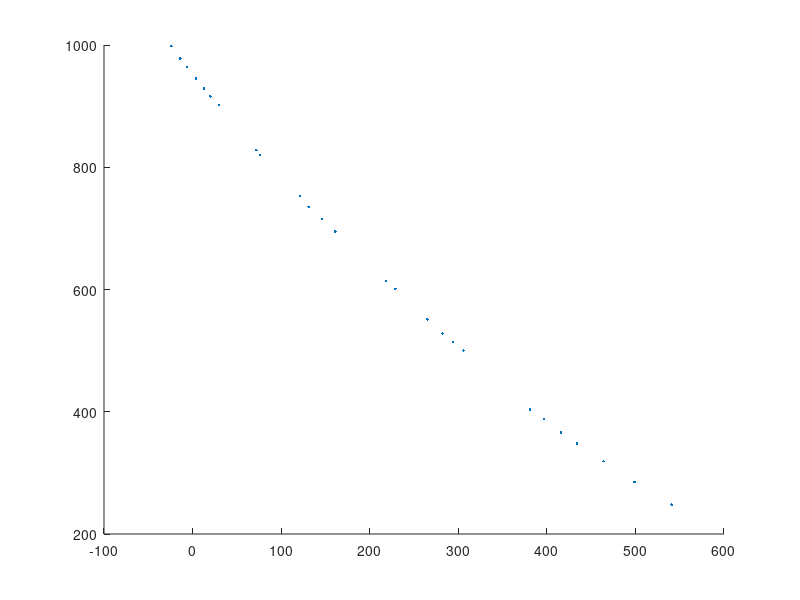
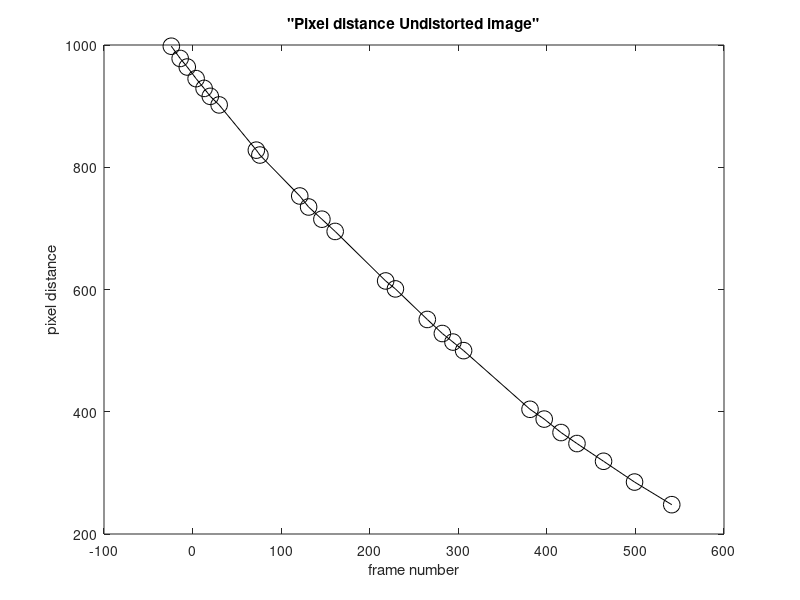
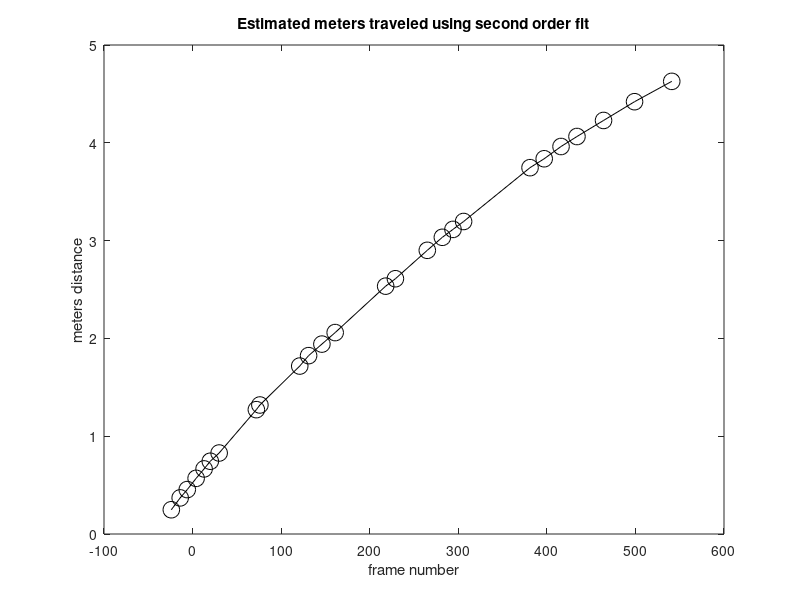
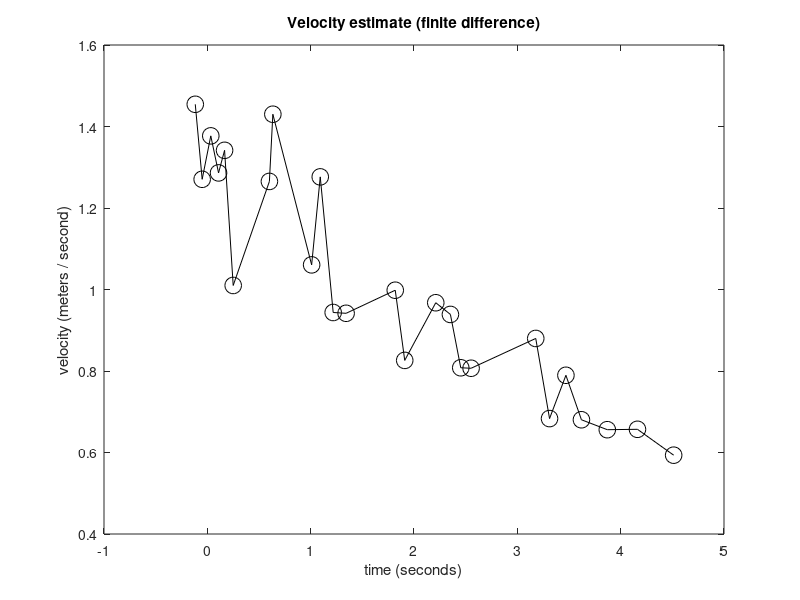

MATLAB code for these plots, in order: (Note: this script raises an error after producing the figures.)
load data.mat


LIGHT_ON_FRAME = 60;
if ~(isempty(LIGHT_ON_FRAME))
  data(:,1) = data(:,1) - LIGHT_ON_FRAME;
end

 
figure
hold on
plot(data(:,1),data(:,2),'.')

% Column 1 is frames, starting from 0
% Column 2 is distance traveled in pixels (x)

% Second order polynomial coefficients, from
% Hero3Calibration/CalibrationScript
p2 = -3.09990751956170e-07;      % Second order coefficient
p1 = -0.00545387283240715;  % First
p0 = 5.99977871157130;      % Constant

data(:,3) = zeros(length(data(:,2)),1);

for i = 1:length(data(:,2))
  
  x = data(i,2);
  data(i,3) = p2*x^2 + p1*x + p0;
  
end




% Plot straight fit from "undistorted image"

figure
plot(data(:,1),data(:,2),'-ko','MarkerSize', 12);
title('"Pixel distance Undistorted image"')
xlabel('frame number') % x-axis label
ylabel('pixel distance') % y-axis label


% Plot mapping to meters using second order fit

figure
plot(data(:,1),data(:,3),'-ko','MarkerSize', 12);
title('Estimated meters traveled using second order fit')
xlabel('frame number') % x-axis label
ylabel('meters distance') % y-axis label


% Add time column
data(:,4) = zeros(length(data(:,2)),1);
for i = 1:length(data(:,2))
  
  x = data(i,1);
  data(i,4) = x / 119.88; %119.88 frames per second
  
end


% Estimate velocity
data(:,5) = zeros(length(data(:,2)),1);
for i = 2:length(data(:,2))
  
  meters = data(i,3) - data(i-1,3);
  time = data(i,4) - data(i-1,4);
  data(i,5) = meters / time; %119.88 frames per second
  
end

% Plot velocity as function of time

figure
plot(data(2:end,4),data(2:end,5),'-ko','MarkerSize', 12);
title('Velocity estimate (finite difference)')
xlabel('time (seconds)') % x-axis label
ylabel('velocity (meters / second)') % y-axis label



save data.mat



